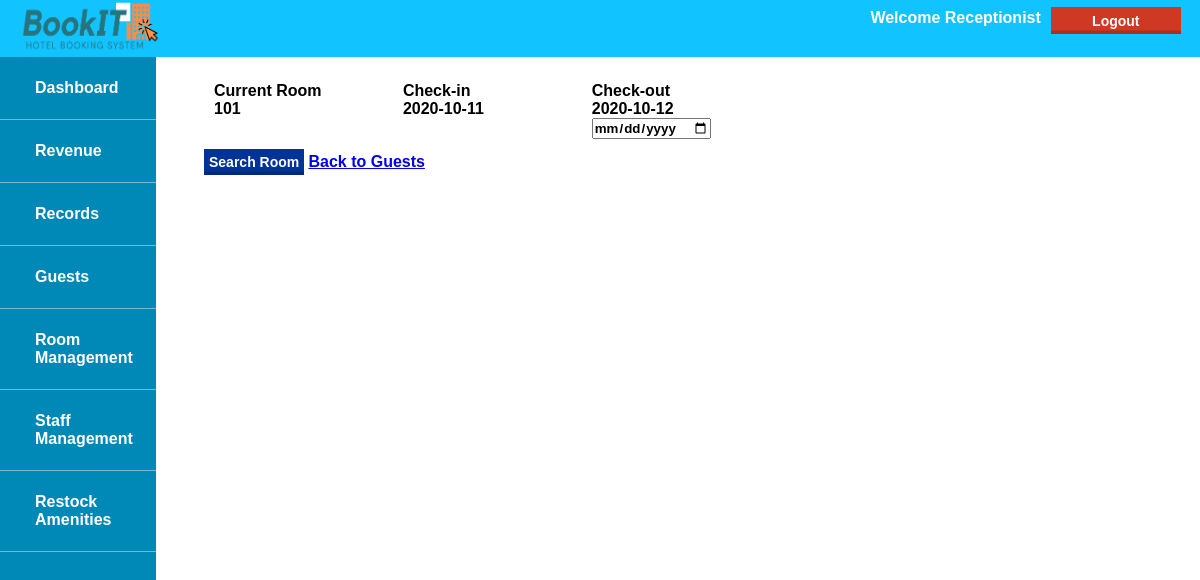
The app's page /manager_extend.php (signed in) with its own data.
### tables this page shows
CREATE TABLE Guests(
            guest_id INT NOT NULL AUTO_INCREMENT PRIMARY KEY,
            date_in DATE ,
            date_out DATE ,
            guests_count INT,
            guest_status ENUM ('COMPLETE','INCOMPLETE','CANCELLED') DEFAULT 'INCOMPLETE',
            ID_type ENUM('passport','driver license','PhilHealth','SSS UMID','POSTAL','TIN','SENIOR CITIZEN','OFW','OTHERS'),
            ID_number VARCHAR(100),
            files VARCHAR(100),
            payment_id INT ,                               
            room_id INT ,   
            customer_id INT
        );

### manager_extend.php (the view, shortened to what this page needs)
<!DOCTYPE html>
<html>
    <head>
        <link rel="stylesheet" href="style.css">
    </head>
    <body>
        <header>
        <div id="header">
        <img src="assets/bookIT_Logo.png">
        <div class="right-float">
                <a>
                    <form method="post" action="#">
                        <button class="Logoutbutton" name="logout">Logout</button>
                    </form>
                </a>
            </div>
            <div class="right-float">
                <p>Welcome Receptionist  </p>
            </div>
        </div>
        </header>
        <nav>
            <ul>
                <li id="logoli"><img src="assets/bookIT_Logo.png"></li>
                <li><a href="manager_dashboard.php">Dashboard</a></li>
                <li><a href="manager_revenue.php">Revenue</a></li>
                <li><a href="manager_records.php">Records</a></li>
                <li><a href="manager_guests.php">Guests</a></li>
                <li><a href="manager_room-mgt.php">Room Management</a></li>
                <li><a href="manager_staff.php">Staff Management</a></li>
                <li><a href="manager_restock.php">Restock Amenities</a></li>
            </ul>
        </nav>
        <div id="content">
             <?php
            include 'connection.php';
                $sql0 = "SELECT g.room_id as room_id, g.date_in as date_in, g.date_out as date_out, g.payment_id as payment_id, g.guests_count as guests_count,g.customer_id as customer_id,p.payment_amount as 'payment_amount'
                    FROM guests g, payments p
                    WHERE g.guest_id='{$_SESSION['guest_id']}' AND g.payment_id=p.payment_id";
                    $result0 = $conn->query($sql0);
            while($row = $result0->fetch_assoc()){
                $room_id=$row['room_id'];
                $date_in=$row['date_in'];
                $date_out=$row['date_out'];
            }
                echo "<form method='post' action=''>
                <div class='grid-form'>
                <span><label>Current Room</label><br>".$room_id."</span>
                <span><label>Check-in</label><br>".$date_in."</span>
                <span><label>Check-out</label><br>".$date_out."<input type='date' name='extend'>
                 </div>
                <button type='submit' name='search_room'  style='background-color: #003399; padding: 5px; ' class='button'>Search Room</button><a href='manager_guests.php'>Back to Guests</a></form>
                ";
?>
        </div>
    </body>

### style.css (style rules this page uses)
* { margin: 0; padding: 0; box-sizing: border-box; font-family: 'Montserrat', sans-serif; font-weight: 600; }
#header { padding: 1px 15px; background-color: #11C3FF; color: white; height: 65px; width: 100%; z-index: 999; position: absolute; margin-top: -32px; }
.right-float { float: right; }
.right-float button { margin-top: 1em; }
#header img { height: 65px; width: 145px; }
#header p { margin-top: 1em; padding: 0 10px; }
#content { margin-top: 2%; margin-left: 17%; margin-right: 6.8%; margin-bottom: 2%; padding-top: 4%; }
ul { list-style-type: none; width: 13%; background-color: #0088B6; position: fixed; height: 120%; overflow-x: hidden; margin-top: -36px; z-index: 1; }
#logoli { background-color: #11C3FF; }
li a { padding-top:4px; display: block; color: #fff; padding: 22px 35px; text-decoration: none; font-weight: bold; border-bottom: 1px solid rgba(240, 233, 233, .5); }
button { border: none; color: white; padding:0.4em 1em; text-align: center; text-decoration: none; display: inline-block; font-size: 14px; margin:0 0.3em 0.3em 0; box-shadow:inset 0 -0.6em 0 -0.35em rgba(0,0,0,0.17); font-weight: bold; }
.Logoutbutton { background-color: #CF3823; border: none; color: white; padding:0.4em 1em; text-align: center; text-decoration: none; display: inline-block; font-size: 14px; margin:0 0.3em 0.3em 0; box-shadow:inset 0 -0.6em 0 -0.35em rgba(0,0,0,0.17); font-weight: bold; white-space: normal; -webkit-appearance: none; width: 130px; }

### manager_extend.php (style rules this page uses)
.grid-form { display: grid; grid-template-columns: 20% 20% 20%; grid-gap: 10px; padding: 10px; }

### records on screen
guests: room "101", date_in "2020-10-11", date_out "2020-10-12"
